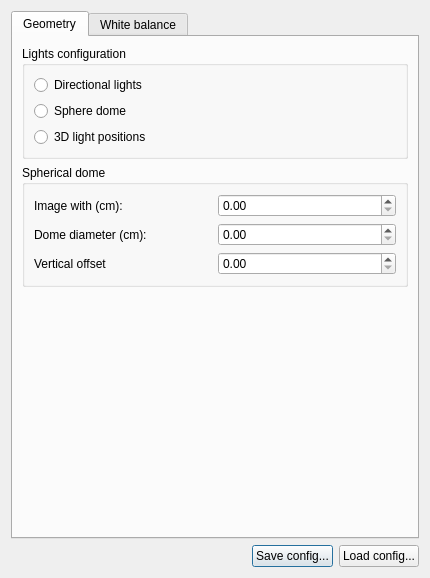
<?xml version="1.0" encoding="UTF-8"?>
<ui version="4.0">
 <class>DomeCalibration</class>
 <widget class="QDialog" name="DomeCalibration">
  <property name="geometry">
   <rect>
    <x>0</x>
    <y>0</y>
    <width>430</width>
    <height>578</height>
   </rect>
  </property>
  <property name="windowTitle">
   <string>Dialog</string>
  </property>
  <layout class="QGridLayout" name="gridLayout_3">
   <item row="0" column="0" colspan="3">
    <widget class="QTabWidget" name="tabs">
     <property name="currentIndex">
      <number>0</number>
     </property>
     <widget class="QWidget" name="geometry">
      <attribute name="title">
       <string>Geometry</string>
      </attribute>
      <layout class="QGridLayout" name="gridLayout_4">
       <item row="0" column="0">
        <widget class="QGroupBox" name="groupBox">
         <property name="title">
          <string>Lights configuration</string>
         </property>
         <layout class="QGridLayout" name="gridLayout">
          <item row="0" column="0">
           <widget class="QRadioButton" name="directional">
            <property name="text">
             <string>Directional lights</string>
            </property>
           </widget>
          </item>
          <item row="1" column="0">
           <widget class="QRadioButton" name="spherical">
            <property name="text">
             <string>Sphere dome</string>
            </property>
           </widget>
          </item>
          <item row="2" column="0">
           <widget class="QRadioButton" name="lights3d">
            <property name="text">
             <string>3D light positions</string>
            </property>
           </widget>
          </item>
         </layout>
        </widget>
       </item>
       <item row="1" column="0">
        <widget class="QGroupBox" name="groupBox_2">
         <property name="title">
          <string>Spherical dome</string>
         </property>
         <layout class="QGridLayout" name="gridLayout_2">
          <item row="0" column="0">
           <widget class="QLabel" name="label">
            <property name="text">
             <string>Image with (cm):</string>
            </property>
           </widget>
          </item>
          <item row="0" column="1">
           <widget class="QDoubleSpinBox" name="imageWidth"/>
          </item>
          <item row="1" column="0">
           <widget class="QLabel" name="label_2">
            <property name="text">
             <string>Dome diameter (cm):</string>
            </property>
           </widget>
          </item>
          <item row="1" column="1">
           <widget class="QDoubleSpinBox" name="domeDiameter"/>
          </item>
          <item row="2" column="0">
           <widget class="QLabel" name="label_3">
            <property name="text">
             <string>Vertical offset</string>
            </property>
           </widget>
          </item>
          <item row="2" column="1">
           <widget class="QDoubleSpinBox" name="verticalOffset"/>
          </item>
         </layout>
        </widget>
       </item>
       <item row="2" column="0">
        <spacer name="verticalSpacer">
         <property name="orientation">
          <enum>Qt::Vertical</enum>
         </property>
         <property name="sizeHint" stdset="0">
          <size>
           <width>20</width>
           <height>250</height>
          </size>
         </property>
        </spacer>
       </item>
      </layout>
     </widget>
     <widget class="QWidget" name="whitebalance">
      <attribute name="title">
       <string>White balance</string>
      </attribute>
     </widget>
    </widget>
   </item>
   <item row="1" column="0">
    <spacer name="horizontalSpacer">
     <property name="orientation">
      <enum>Qt::Horizontal</enum>
     </property>
     <property name="sizeHint" stdset="0">
      <size>
       <width>135</width>
       <height>20</height>
      </size>
     </property>
    </spacer>
   </item>
   <item row="1" column="1">
    <widget class="QPushButton" name="saveConfig">
     <property name="text">
      <string>Save config...</string>
     </property>
     <property name="icon">
      <iconset resource="icons.qrc">
       <normaloff>:/icons/feather/save.svg</normaloff>:/icons/feather/save.svg</iconset>
     </property>
    </widget>
   </item>
   <item row="1" column="2">
    <widget class="QPushButton" name="loadConfig">
     <property name="text">
      <string>Load config...</string>
     </property>
     <property name="icon">
      <iconset resource="icons.qrc">
       <normaloff>:/icons/feather/folder.svg</normaloff>:/icons/feather/folder.svg</iconset>
     </property>
    </widget>
   </item>
  </layout>
 </widget>
 <resources>
  <include location="icons.qrc"/>
 </resources>
 <connections/>
</ui>
